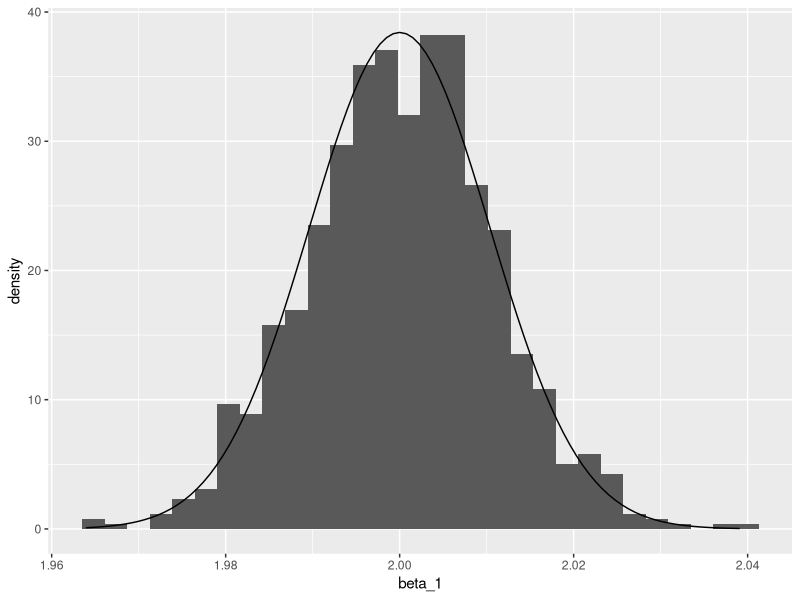
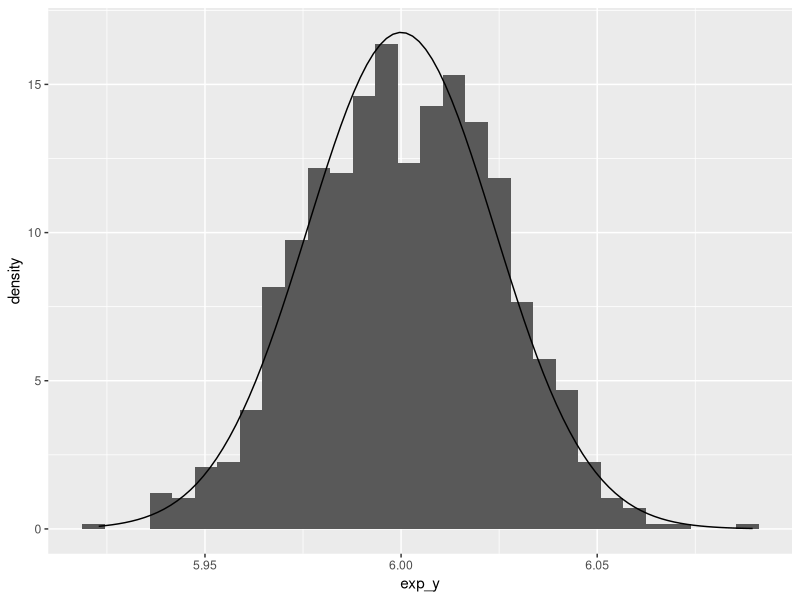
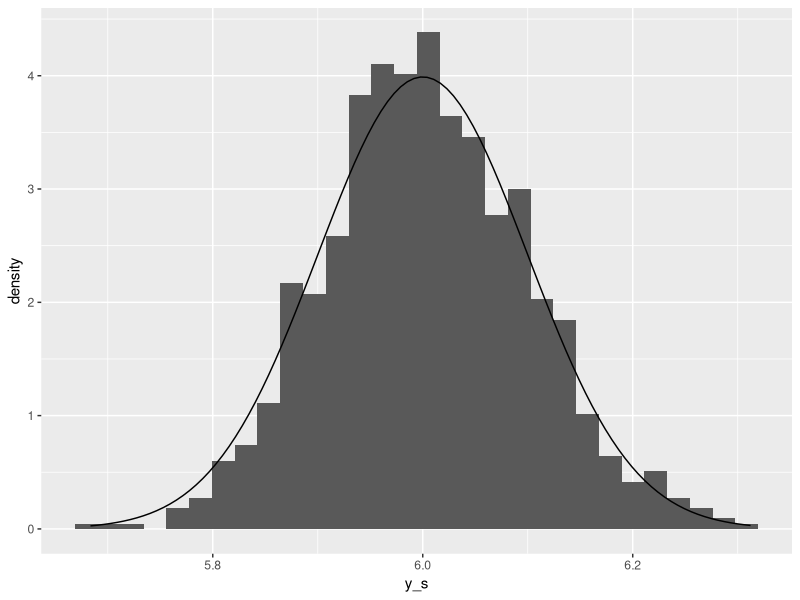
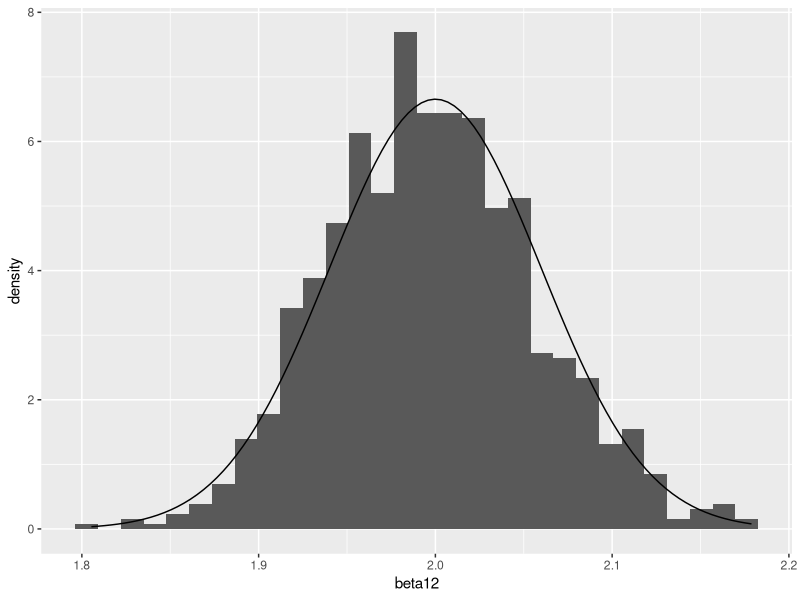
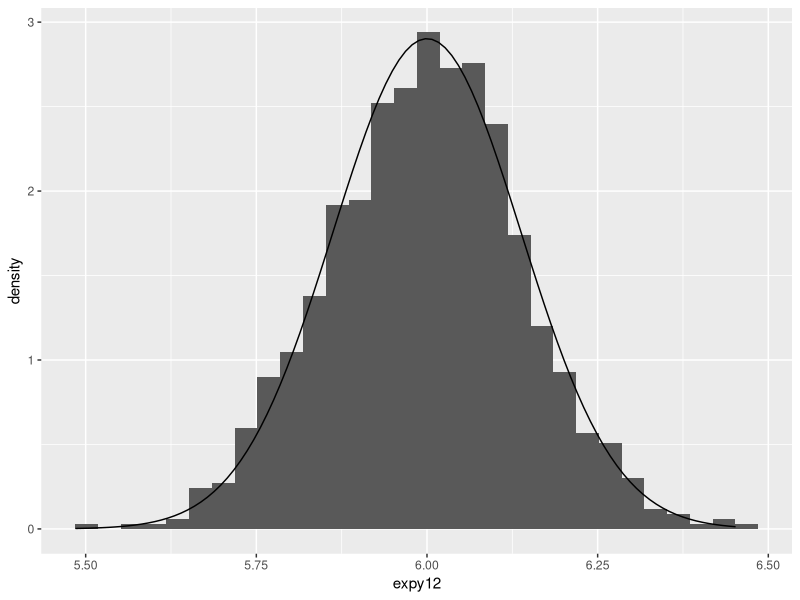
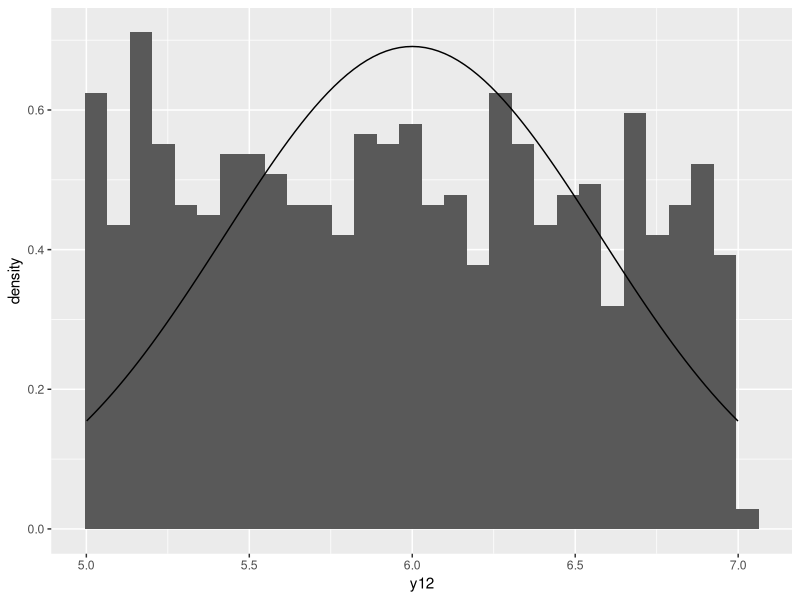
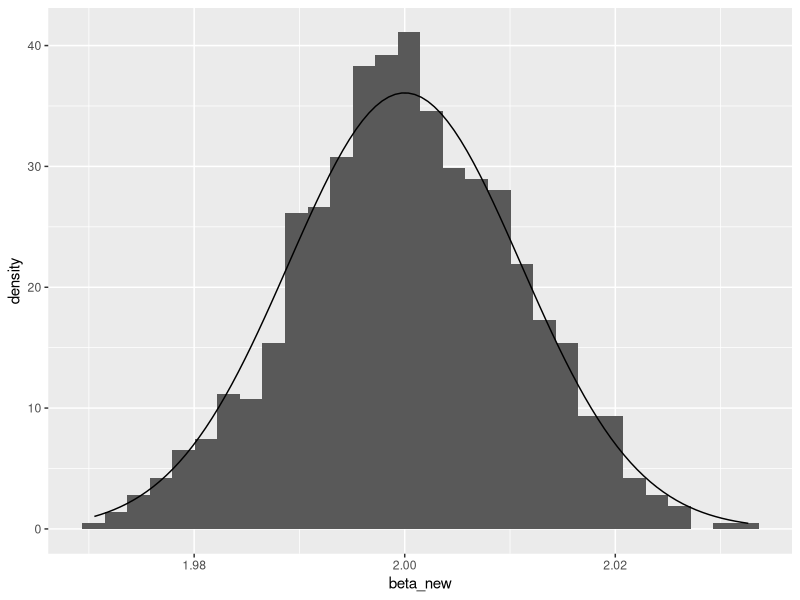
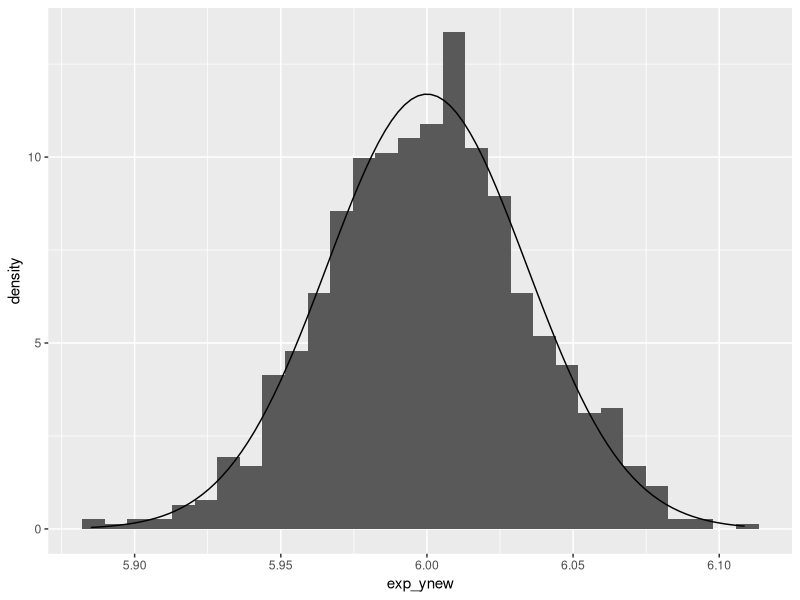

The R source for these figures, in order:
## ---- chunk 1
knitr::opts_chunk$set(echo = TRUE)
## ---- chunk 2
library(tidyverse)
library(ggplot2)
library(knitr)
library(mvtnorm)
set.seed(1999) # set seed for reproducibility
## ---- chunk 3
# set params
B0 <- 1
B1 <- 2
B2 <- 3
B <- c(B0, B1, B2)
sigma <- 0.1
# complete specification
n <- 100
mean <- c(1,-1)
cov <- matrix(c(1,0,0,1),
              byrow = TRUE, 
              ncol = 2)
X <- cbind(rep(1,n),rmvnorm(n,mean,cov))
# simulate ys (this part inside a for loop)
epsilon <- rnorm(n,0,sd=sigma)
y <- X%*%B + epsilon
C <- solve(t(X)%*%X)
## ---- chunk 4
x_s <- c(1,1,1)
it <- 1000
beta_1 <- rep(NA, it)
beta_0 <- rep(NA, it)
beta_2<- rep(NA, it)
exp_y <- rep(NA, it)
y_s <- rep(NA, it)
for(i in 1:it){
  epsilon <- rnorm(n,mean=0,sd=sigma)
  y <- X %*% B + epsilon
  df <- data.frame(y,X)
  fit <- lm(y ~ X2 + X3, data = df)
  #beta1
  beta_1[i] <- coef(fit)[2]
   beta_0[i] <- coef(fit)[1]
   beta_2[i] <- coef(fit)[3]
  #E[y_s]
  exp_y[i] <- coef(fit) %*% x_s
  #Y_s
  y_s[i] <- x_s %*% B + epsilon
}
## ---- chunk 5
beta_1 <- data.frame(beta_1)
ggplot(beta_1, aes(x=beta_1)) +
  geom_histogram(aes(y=..density..)) + stat_function(fun = dnorm, args=list(mean=B1, sd=sqrt(sigma^2*C[2,2])))
## ---- chunk 6
mean = x_s%*%B
sd = sqrt(sigma^2 * t(x_s) %*% solve(t(X)%*%X) %*% x_s)
exp_yx <- data.frame(exp_y)
ggplot(exp_yx, aes(x=exp_y)) +
  geom_histogram(aes(y=..density..)) + stat_function(fun = dnorm, args=list(mean=mean, sd=sd))
## ---- chunk 7
mean = x_s%*%B
yx_xs <- data.frame(y_s)
sd1 = sqrt(sigma^2)
ggplot(yx_xs, aes(x=y_s)) +
  geom_histogram(aes(y=..density..)) + stat_function(fun = dnorm, args=list(mean=mean, sd=sd1))
## ---- chunk 8
beta12 <- rep(NA, it)
expy12 <- rep(NA, it)
y12 <- rep(NA, it)
for(i in 1:it){
  epsilon2 <- runif(n, min=-1, max=1)
  y2 <- X %*% B + epsilon2
  df2 <- data.frame(y2,X)
  fit2 <- lm(y2 ~ X2 + X3, data = df2)
  #beta1
   beta12[i] <- coef(fit2)[2]
  #E[y_s]
  expy12[i] <- coef(fit2) %*% x_s
  #Y_s
  y12[i] <- x_s %*% B + epsilon2
}
## ---- chunk 9
beta12 <- data.frame(beta12)
ggplot(beta12, aes(x=beta12)) +
  geom_histogram(aes(y=..density..)) + stat_function(fun = dnorm, args=list(mean=B1, sd=sqrt((1/3)*C[2,2])))
## ---- chunk 10
mean = x_s%*%B
sd = sqrt((1/3) * t(x_s) %*% solve(t(X)%*%X) %*% x_s)
expy12 <- data.frame(expy12)
ggplot(expy12, aes(x=expy12)) +
  geom_histogram(aes(y=..density..)) + stat_function(fun = dnorm, args=list(mean=mean, sd=sd))
## ---- chunk 11
y12 <- data.frame(y12)
sd12 = sqrt(1/3)
ggplot(y12, aes(x=y12)) +
  geom_histogram(aes(y=..density..)) + stat_function(fun = dnorm, args=list(mean=mean, sd=sd12))
## ---- chunk 12
mean1 <- c(1,-2)
cov1 <- matrix(c(1,0.5,0.5,1),
              byrow = TRUE, 
              ncol = 2)
X1 <- cbind(rep(1,n),rmvnorm(n,mean1,cov1))
C1 <- solve(t(X1)%*%X1)
beta_new <- rep(NA, it)
exp_ynew <- rep(NA, it)
y_snew <- rep(NA, it)
for(i in 1:it){
epsilon1 <- rnorm(n,mean=0,sd=sigma)
y1 <- X1 %*% B + epsilon1
xy <- data.frame(y1,X1)
fitt <- lm(y1 ~ X2 + X3, data = xy)
#beta1
beta_new[i] <- coef(fitt)[2]
 #E[y_s]
exp_ynew[i] <- coef(fitt) %*% x_s
y_snew[i] <- x_s %*% B + epsilon1
}
## ---- chunk 13
beta_new <- data.frame(beta_new)
ggplot(beta_new, aes(x=beta_new)) +
  geom_histogram(aes(y=..density..)) + stat_function(fun = dnorm, args=list(mean=B1, sd=sqrt(sigma^2*C1[2,2])))
## ---- chunk 14
mean_new = x_s%*%B
sd_new = sqrt(sigma^2 * t(x_s) %*% solve(t(X1)%*%X1) %*% x_s)
exp_ynew <- data.frame(exp_ynew)
ggplot(exp_ynew, aes(x=exp_ynew)) +
  geom_histogram(aes(y=..density..)) + stat_function(fun = dnorm, args=list(mean=mean_new, sd=sd_new))
## ---- chunk 15
mean11 = x_s%*%B
y_snew <- data.frame(y_snew)
sd11 = sqrt(sigma^2)
ggplot(y_snew, aes(x=y_snew)) +
  geom_histogram(aes(y=..density..)) + stat_function(fun = dnorm, args=list(mean=mean11, sd=sd11))
## ---- chunk 16
error.cov.mat <- matrix(rep(.5,n*n),n)
  diag(error.cov.mat) <- 1
beta <- rep(NA, it)
y22 <- rep(NA, it)
exp_y2 <- rep(NA, it)
for(i in 1:it){
  getCorrErrors <- function(){rmvnorm(1, sigma = error.cov.mat) %>% as.numeric}
  y2 <- X %*% B + getCorrErrors()
  df2 <- data.frame(y2,X)
  fit2 <- lm(y2 ~ X2 + X3, data = df2)
  #beta1
  beta[i] <- coef(fit2)[2]
  #E[y_s]
  exp_y2[i] <- coef(fit2) %*% x_s
  #Y_s
  y22[i] <- x_s %*% B + getCorrErrors()
}
## ---- chunk 17
beta2 <- data.frame(beta)
ggplot(beta2, aes(x=beta)) +
  geom_histogram(aes(y=..density..)) + stat_function(fun = dnorm, args=list(mean=B1, sd=sqrt(1*C[2,2])))
## ---- chunk 18
mean2 = x_s%*%B
sd2 = sqrt(1* t(x_s) %*% solve(t(X)%*%X) %*% x_s)
y22 <- data.frame(y22)
ggplot(y22, aes(x=y22)) +
  geom_histogram(aes(y=..density..)) + stat_function(fun = dnorm, args=list(mean=mean2, sd=sd2))
## ---- chunk 19
sd22 = sqrt(1^2)
ggplot(y22, aes(x=y22)) +
  geom_histogram(aes(y=..density..)) + stat_function(fun = dnorm, args=list(mean=mean2, sd=sd22))
## ---- chunk 20
library(GGally)
coef <- data.frame(b0=beta_0, b1=beta_1, b2=beta_2)
ggpairs(coef, columns = 1:ncol(coef), title = "Scatter matrix for the three simulated regression coefficients")  
## ---- chunk 21
#empirical covariance matrix
emcovmatrix <- cov(coef)
#theoritical covariance matrix
thcovmatrix <- sigma^2 * solve(t(X)%*%X)
emcovmatrix
thcovmatrix
